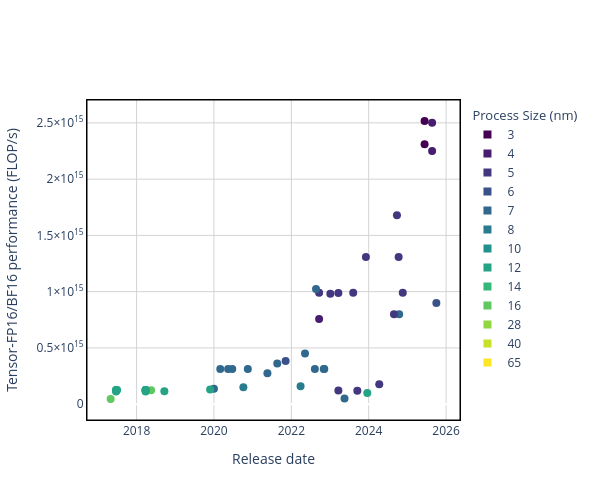

The code cell stored with this chart in its notebook:
### Code cell
x = 'Release date'
y = 'Tensor-FP16/BF16 performance (FLOP/s)'
c = 'Process Size (nm)'
plot_scatter(chip_data, x, y, c)

### Figure 1 — Plotly figure (JSON) as saved in the notebook; plotly's stock layout.template omitted (floating-point values rounded to 4 significant figures)
{"data": [{"customdata": ["Huawei Ascend 920", "NVIDIA GB300 (Blackwell Ultra)", "NVIDIA B300 (Blackwell Ultra)", "AMD Instinct MI355X", "AMD Instinct MI350X", "NVIDIA H200 SXM", "Huawei Ascend 910C", "AMD Instinct MI325X", "Intel Habana Gaudi3", "Maia 100 (M100)", "Meta MTIA v2 (MTIA 200)", "MTT S4000", "AMD Instinct MI300X", "NVIDIA L20 PCle", "NVIDIA GH200", "Meta MTIA v1 (MTIA 100)", "NVIDIA H800 SXM5", "NVIDIA L4", "AMD Instinct MI300A", "NVIDIA A800 PCIe 40 GB", "NVIDIA A800 PCIe 80 GB", "NVIDIA H100 PCIe", "NVIDIA H100 SXM5 80GB", "Biren BR100", "NVIDIA A800 SXM", "Intel Habana Gaudi2", "NVIDIA GeForce RTX 3090 Ti", "AMD Radeon Instinct MI250X", "Tesla D1 Dojo", "Google TPU v4", "NVIDIA A100 SXM4 80 GB", "NVIDIA A40 PCIe", "NVIDIA A100 PCIe", "NVIDIA A100 SXM4 40 GB", "NVIDIA A100", "Google TPU v4i", "NVIDIA Tesla V100S PCIe 32 GB", "NVIDIA GeForce RTX 2080 Ti 11GB", "Google TPU v3", "NVIDIA Tesla V100 DGXS 16 GB", "NVIDIA Tesla V100 PCIe 32 GB", "NVIDIA Tesla V100 DGXS 32 GB", "NVIDIA Tesla V100 SXM3 32 GB", "NVIDIA Tesla V100 SXM2 32 GB", "NVIDIA Tesla V100 SXM2", "NVIDIA Tesla V100 SXM2 16 GB", "NVIDIA Tesla V100 PCIe 16 GB", "NVIDIA V100", "Google TPU v2"], "hovertemplate": "<b>%{customdata}</b><br>Release date: %{x}<br>Tensor-FP16/BF16 performance (FLOP/s): %{y}<br><extra></extra>", "legendgroup": "data", "marker": {"cmax": 1, "cmin": 0, "color": [0.2692, 0.1154, 0.1154, 0.03846, 0.03846, 0.1923, 0.3462, 0.1923, 0.1923, 0.1923, 0.1923, 0.5769, 0.1923, 0.1923, 0.1923, 0.3462, 0.1923, 0.1923, 0.1923, 0.3462, 0.3462, 0.1154, 0.1923, 0.3462, 0.3462, 0.3462, 0.4231, 0.2692, 0.3462, 0.3462, 0.3462, 0.4231, 0.3462, 0.3462, 0.3462, 0.3462, 0.5769, 0.5769, 0.7308, 0.5769, 0.5769, 0.5769, 0.5769, 0.5769, 0.5769, 0.5769, 0.5769, 0.5769, 0.7308], "colorscale": [[0, "rgb(68, 1, 84)"], [0.07692, "rgb(68, 1, 84)"], [0.07692, "rgb(71, 30, 111)"], [0.1538, "rgb(71, 30, 111)"], [0.1538, "rgb(67, 56, 128)"], [0.2308, "rgb(67, 56, 128)"], [0.2308, "rgb(59, 81, 138)"], [0.3077, "rgb(59, 81, 138)"], [0.3077, "rgb(49, 104, 142)"], [0.3846, "rgb(49, 104, 142)"], [0.3846, "rgb(41, 124, 142)"], [0.4615, "rgb(41, 124, 142)"], [0.4615, "rgb(34, 144, 140)"], [0.5385, "rgb(34, 144, 140)"], [0.5385, "rgb(37, 164, 133)"], [0.6154, "rgb(37, 164, 133)"], [0.6154, "rgb(53, 183, 121)"], [0.6923, "rgb(53, 183, 121)"], [0.6923, "rgb(96, 200, 96)"], [0.7692, "rgb(96, 200, 96)"], [0.7692, "rgb(146, 214, 65)"], [0.8462, "rgb(146, 214, 65)"], [0.8462, "rgb(199, 224, 42)"], [0.9231, "rgb(199, 224, 42)"], [0.9231, "rgb(253, 231, 37)"], [1, "rgb(253, 231, 37)"]], "showscale": false, "size": 8, "symbol": "circle"}, "mode": "markers", "name": "Tensor-FP16/BF16 performance (FLOP/s)", "showlegend": false, "type": "scatter", "x": ["2025-10-01", "2025-08-22", "2025-08-22", "2025-06-12", "2025-06-12", "2024-11-18", "2024-10-15", "2024-10-10", "2024-09-24", "2024-08-27", "2024-04-10", "2023-12-19", "2023-12-06", "2023-09-16", "2023-08-08", "2023-05-18", "2023-03-21", "2023-03-21", "2023-01-04", "2022-11-08", "2022-11-03", "2022-09-20", "2022-09-20", "2022-08-22", "2022-08-11", "2022-05-10", "2022-03-29", "2021-11-08", "2021-08-21", "2021-05-20", "2020-11-16", "2020-10-05", "2020-06-22", "2020-05-14", "2020-03-01", "2020-01-01", "2019-11-26", "2018-09-20", "2018-05-18", "2018-03-27", "2018-03-27", "2018-03-27", "2018-03-27", "2018-03-27", "2017-07-01", "2017-06-21", "2017-06-21", "2017-06-21", "2017-05-01"], "y": [900000000000000, 2500000000000000, 2250000000000000, 2516600000000000, 2309600000000000, 989500000000000, 800000000000000, 1307400000000000, 1678000000000000, 800000000000000, 177000000000000, 100000000000000, 1307400000000000, 119500000000000, 989500000000000, 51200000000000, 989000000000000, 121000000000000, 980600000000000, 311800000000000, 312000000000000, 756000000000000, 989400000000000, 1024000000000000, 311800000000000, 450000000000000, 160000000000000, 383000000000000, 362000000000000, 275000000000000, 312000000000000, 149700000000000, 312000000000000, 312000000000000, 312000000000000, 138000000000000, 130000000000000, 113800000000000, 123000000000000, 125000000000000, 112000000000000, 125000000000000, 125000000000000, 125000000000000, 125000000000000, 125000000000000, 112000000000000, 125000000000000, 46000000000000]}, {"legendgroup": "Process Size (nm)", "legendgrouptitle": {"text": "Process Size (nm)"}, "marker": {"color": "rgb(68, 1, 84)", "size": 8, "symbol": "square"}, "mode": "markers", "name": "3", "showlegend": true, "type": "scatter", "x": [null], "y": [null]}, {"legendgroup": "Process Size (nm)", "marker": {"color": "rgb(71, 30, 111)", "size": 8, "symbol": "square"}, "mode": "markers", "name": "4", "showlegend": true, "type": "scatter", "x": [null], "y": [null]}, {"legendgroup": "Process Size (nm)", "marker": {"color": "rgb(67, 56, 128)", "size": 8, "symbol": "square"}, "mode": "markers", "name": "5", "showlegend": true, "type": "scatter", "x": [null], "y": [null]}, {"legendgroup": "Process Size (nm)", "marker": {"color": "rgb(59, 81, 138)", "size": 8, "symbol": "square"}, "mode": "markers", "name": "6", "showlegend": true, "type": "scatter", "x": [null], "y": [null]}, {"legendgroup": "Process Size (nm)", "marker": {"color": "rgb(49, 104, 142)", "size": 8, "symbol": "square"}, "mode": "markers", "name": "7", "showlegend": true, "type": "scatter", "x": [null], "y": [null]}, {"legendgroup": "Process Size (nm)", "marker": {"color": "rgb(41, 124, 142)", "size": 8, "symbol": "square"}, "mode": "markers", "name": "8", "showlegend": true, "type": "scatter", "x": [null], "y": [null]}, {"legendgroup": "Process Size (nm)", "marker": {"color": "rgb(34, 144, 140)", "size": 8, "symbol": "square"}, "mode": "markers", "name": "10", "showlegend": true, "type": "scatter", "x": [null], "y": [null]}, {"legendgroup": "Process Size (nm)", "marker": {"color": "rgb(37, 164, 133)", "size": 8, "symbol": "square"}, "mode": "markers", "name": "12", "showlegend": true, "type": "scatter", "x": [null], "y": [null]}, {"legendgroup": "Process Size (nm)", "marker": {"color": "rgb(53, 183, 121)", "size": 8, "symbol": "square"}, "mode": "markers", "name": "14", "showlegend": true, "type": "scatter", "x": [null], "y": [null]}, {"legendgroup": "Process Size (nm)", "marker": {"color": "rgb(96, 200, 96)", "size": 8, "symbol": "square"}, "mode": "markers", "name": "16", "showlegend": true, "type": "scatter", "x": [null], "y": [null]}, {"legendgroup": "Process Size (nm)", "marker": {"color": "rgb(146, 214, 65)", "size": 8, "symbol": "square"}, "mode": "markers", "name": "28", "showlegend": true, "type": "scatter", "x": [null], "y": [null]}, {"legendgroup": "Process Size (nm)", "marker": {"color": "rgb(199, 224, 42)", "size": 8, "symbol": "square"}, "mode": "markers", "name": "40", "showlegend": true, "type": "scatter", "x": [null], "y": [null]}, {"legendgroup": "Process Size (nm)", "marker": {"color": "rgb(253, 231, 37)", "size": 8, "symbol": "square"}, "mode": "markers", "name": "65", "showlegend": true, "type": "scatter", "x": [null], "y": [null]}], "layout": {"height": 500, "paper_bgcolor": "white", "plot_bgcolor": "white", "shapes": [{"line": {"color": "black", "width": 1}, "type": "rect", "x0": 0, "x1": 1, "xref": "paper", "y0": 0, "y1": 1, "yref": "paper"}], "width": 600, "xaxis": {"gridcolor": "lightgray", "linecolor": "black", "linewidth": 1, "mirror": true, "showgrid": true, "showline": true, "title": {"text": "Release date"}}, "yaxis": {"gridcolor": "lightgray", "linecolor": "black", "linewidth": 1, "mirror": true, "showgrid": true, "showline": true, "title": {"text": "Tensor-FP16/BF16 performance (FLOP/s)"}}}}
